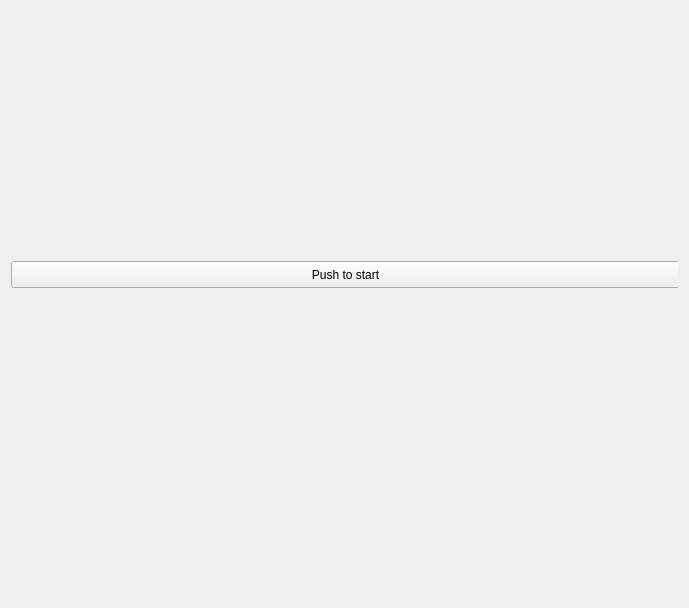
<?xml version="1.0" encoding="UTF-8"?>
<ui version="4.0">
 <class>RenameMeToTitle</class>
 <widget class="QWidget" name="RenameMeToTitle">
  <property name="geometry">
   <rect>
    <x>0</x>
    <y>0</y>
    <width>689</width>
    <height>608</height>
   </rect>
  </property>
  <property name="sizePolicy">
   <sizepolicy hsizetype="Expanding" vsizetype="Expanding">
    <horstretch>0</horstretch>
    <verstretch>0</verstretch>
   </sizepolicy>
  </property>
  <property name="windowTitle">
   <string>Form</string>
  </property>
  <layout class="QVBoxLayout" name="verticalLayout_2">
   <item>
    <layout class="QVBoxLayout" name="verticalLayout">
     <item>
      <widget class="QStackedWidget" name="stackedWidget">
       <property name="currentIndex">
        <number>0</number>
       </property>
       <widget class="QWidget" name="page">
        <widget class="QPushButton" name="titleToLogin">
         <property name="geometry">
          <rect>
           <x>0</x>
           <y>250</y>
           <width>669</width>
           <height>27</height>
          </rect>
         </property>
         <property name="text">
          <string>Push to start</string>
         </property>
        </widget>
       </widget>
       <widget class="QWidget" name="page_2">
        <widget class="QPushButton" name="loginToGames">
         <property name="geometry">
          <rect>
           <x>250</x>
           <y>240</y>
           <width>99</width>
           <height>27</height>
          </rect>
         </property>
         <property name="text">
          <string>Login</string>
         </property>
        </widget>
       </widget>
       <widget class="QWidget" name="page_3">
        <layout class="QGridLayout" name="gridLayout">
         <item row="0" column="0">
          <widget class="QPushButton" name="startGame">
           <property name="text">
            <string>Start game</string>
           </property>
          </widget>
         </item>
        </layout>
       </widget>
      </widget>
     </item>
    </layout>
   </item>
  </layout>
 </widget>
 <resources/>
 <connections/>
</ui>
